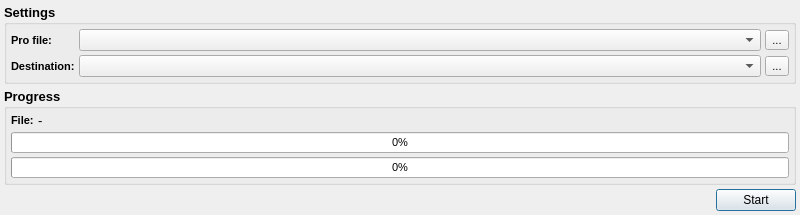
<?xml version="1.0" encoding="UTF-8"?>
<ui version="4.0">
 <class>MainWindow</class>
 <widget class="QMainWindow" name="MainWindow">
  <property name="geometry">
   <rect>
    <x>0</x>
    <y>0</y>
    <width>800</width>
    <height>205</height>
   </rect>
  </property>
  <property name="windowTitle">
   <string>Clone Qt Project</string>
  </property>
  <widget class="QWidget" name="centralWidget">
   <layout class="QVBoxLayout" name="verticalLayout">
    <property name="spacing">
     <number>4</number>
    </property>
    <property name="leftMargin">
     <number>4</number>
    </property>
    <property name="topMargin">
     <number>4</number>
    </property>
    <property name="rightMargin">
     <number>4</number>
    </property>
    <property name="bottomMargin">
     <number>4</number>
    </property>
    <item>
     <widget class="QGroupBox" name="settingsGroupBox">
      <property name="font">
       <font>
        <pointsize>10</pointsize>
        <weight>75</weight>
        <bold>true</bold>
       </font>
      </property>
      <property name="title">
       <string>Settings</string>
      </property>
      <layout class="QGridLayout" name="gridLayout">
       <property name="leftMargin">
        <number>4</number>
       </property>
       <property name="topMargin">
        <number>4</number>
       </property>
       <property name="rightMargin">
        <number>4</number>
       </property>
       <property name="bottomMargin">
        <number>4</number>
       </property>
       <property name="spacing">
        <number>4</number>
       </property>
       <item row="0" column="1">
        <widget class="QComboBox" name="proFileComboBox">
         <property name="sizePolicy">
          <sizepolicy hsizetype="MinimumExpanding" vsizetype="Fixed">
           <horstretch>0</horstretch>
           <verstretch>0</verstretch>
          </sizepolicy>
         </property>
         <property name="font">
          <font>
           <family>MS Shell Dlg 2</family>
           <pointsize>8</pointsize>
           <weight>50</weight>
           <bold>false</bold>
          </font>
         </property>
        </widget>
       </item>
       <item row="1" column="1">
        <widget class="QComboBox" name="destinationComboBox">
         <property name="sizePolicy">
          <sizepolicy hsizetype="MinimumExpanding" vsizetype="Fixed">
           <horstretch>0</horstretch>
           <verstretch>0</verstretch>
          </sizepolicy>
         </property>
         <property name="font">
          <font>
           <family>MS Shell Dlg 2</family>
           <pointsize>8</pointsize>
           <weight>50</weight>
           <bold>false</bold>
          </font>
         </property>
        </widget>
       </item>
       <item row="0" column="0">
        <widget class="QLabel" name="proFileLabel">
         <property name="font">
          <font>
           <family>MS Shell Dlg 2</family>
           <pointsize>8</pointsize>
           <weight>75</weight>
           <bold>true</bold>
          </font>
         </property>
         <property name="text">
          <string>Pro file:</string>
         </property>
        </widget>
       </item>
       <item row="1" column="0">
        <widget class="QLabel" name="destinationLabel">
         <property name="font">
          <font>
           <family>MS Shell Dlg 2</family>
           <pointsize>8</pointsize>
           <weight>75</weight>
           <bold>true</bold>
          </font>
         </property>
         <property name="text">
          <string>Destination:</string>
         </property>
        </widget>
       </item>
       <item row="0" column="2">
        <widget class="QToolButton" name="proFileButton">
         <property name="font">
          <font>
           <family>MS Shell Dlg 2</family>
           <pointsize>8</pointsize>
           <weight>50</weight>
           <bold>false</bold>
          </font>
         </property>
         <property name="text">
          <string>...</string>
         </property>
        </widget>
       </item>
       <item row="1" column="2">
        <widget class="QToolButton" name="destinationButton">
         <property name="font">
          <font>
           <family>MS Shell Dlg 2</family>
           <pointsize>8</pointsize>
           <weight>50</weight>
           <bold>false</bold>
          </font>
         </property>
         <property name="text">
          <string>...</string>
         </property>
        </widget>
       </item>
      </layout>
     </widget>
    </item>
    <item>
     <widget class="QGroupBox" name="progressGroupBox">
      <property name="font">
       <font>
        <pointsize>10</pointsize>
        <weight>75</weight>
        <bold>true</bold>
       </font>
      </property>
      <property name="title">
       <string>Progress</string>
      </property>
      <layout class="QVBoxLayout" name="verticalLayout_2">
       <property name="spacing">
        <number>4</number>
       </property>
       <property name="leftMargin">
        <number>4</number>
       </property>
       <property name="topMargin">
        <number>4</number>
       </property>
       <property name="rightMargin">
        <number>4</number>
       </property>
       <property name="bottomMargin">
        <number>4</number>
       </property>
       <item>
        <layout class="QHBoxLayout" name="horizontalLayout_2">
         <property name="spacing">
          <number>4</number>
         </property>
         <item>
          <widget class="QLabel" name="fileNameLabel2">
           <property name="font">
            <font>
             <pointsize>8</pointsize>
             <weight>75</weight>
             <bold>true</bold>
            </font>
           </property>
           <property name="text">
            <string>File:</string>
           </property>
          </widget>
         </item>
         <item>
          <widget class="QLabel" name="fileNameLabel">
           <property name="sizePolicy">
            <sizepolicy hsizetype="MinimumExpanding" vsizetype="Preferred">
             <horstretch>0</horstretch>
             <verstretch>0</verstretch>
            </sizepolicy>
           </property>
           <property name="font">
            <font>
             <weight>50</weight>
             <bold>false</bold>
            </font>
           </property>
           <property name="text">
            <string notr="true">-</string>
           </property>
          </widget>
         </item>
        </layout>
       </item>
       <item>
        <widget class="QProgressBar" name="fileProgressBar">
         <property name="font">
          <font>
           <pointsize>8</pointsize>
           <weight>50</weight>
           <bold>false</bold>
          </font>
         </property>
         <property name="value">
          <number>0</number>
         </property>
        </widget>
       </item>
       <item>
        <widget class="QProgressBar" name="totalProgressBar">
         <property name="font">
          <font>
           <pointsize>8</pointsize>
           <weight>50</weight>
           <bold>false</bold>
          </font>
         </property>
         <property name="value">
          <number>0</number>
         </property>
        </widget>
       </item>
      </layout>
     </widget>
    </item>
    <item>
     <layout class="QHBoxLayout" name="horizontalLayout">
      <property name="spacing">
       <number>4</number>
      </property>
      <item>
       <spacer name="horizontalSpacer">
        <property name="orientation">
         <enum>Qt::Horizontal</enum>
        </property>
        <property name="sizeHint" stdset="0">
         <size>
          <width>40</width>
          <height>20</height>
         </size>
        </property>
       </spacer>
      </item>
      <item>
       <widget class="QPushButton" name="startButton">
        <property name="text">
         <string>Start</string>
        </property>
        <property name="default">
         <bool>true</bool>
        </property>
       </widget>
      </item>
     </layout>
    </item>
   </layout>
  </widget>
 </widget>
 <layoutdefault spacing="6" margin="11"/>
 <resources/>
 <connections/>
</ui>
